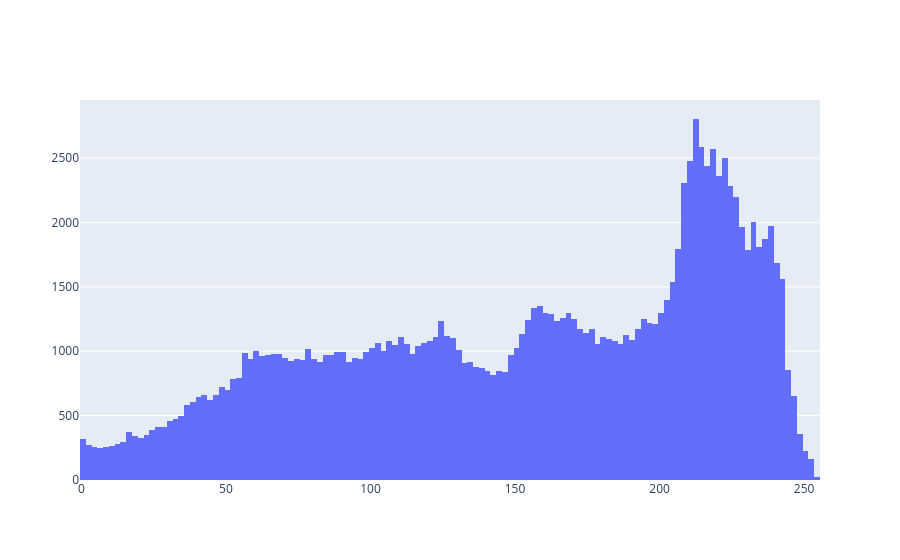

Notebook source saved alongside this figure:
### Markdown cell above
- <font color='green'><b> For interactive histograms, use `plotly.graph_objects` imported as `go`:  </b></font>

### Code cell
import plotly.graph_objects as go

data=[go.Histogram(x=gray.ravel())]
fig = go.Figure(data)
fig.show()

### Figure 1 — Plotly figure (JSON) as saved in the notebook; plotly's stock layout.template omitted (floating-point values rounded to 4 significant figures; data arrays with more than 128 entries replaced by an {"elided": "..."} marker saying what was removed)
{"data": [{"type": "histogram", "x": {"elided": "136340 int values"}}], "layout": {}}
